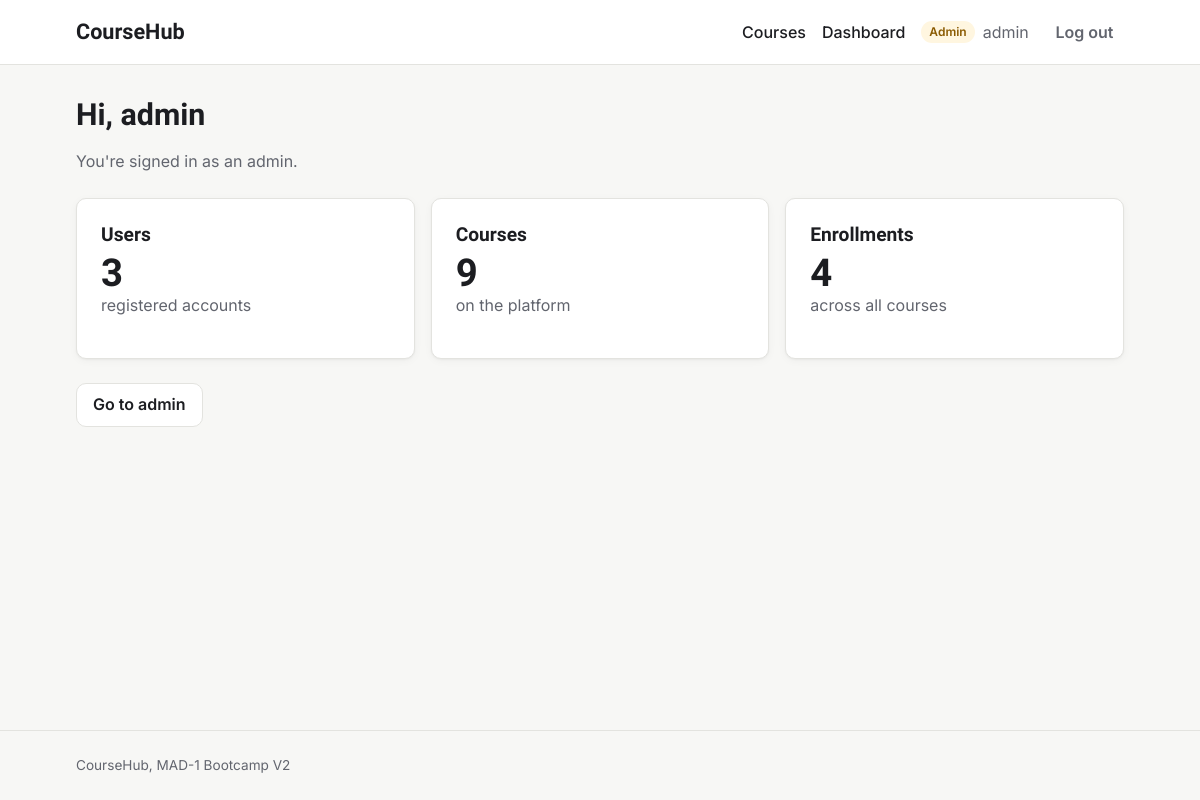
The page /dashboard (signed in) on the database its author committed.
### models.py (models this page shows, shortened)
class User(db.Model):
    id = db.Column(db.Integer, primary_key=True)
    username = db.Column(db.String(80), unique=True, nullable=False)
    email = db.Column(db.String(120), unique=True, nullable=False)
    password_hash = db.Column(db.String(256), nullable=False)
    role = db.Column(db.String(20), nullable=False, default="student")
    bio = db.Column(db.Text)
    avatar = db.Column(db.String(200))
    created_at = db.Column(db.DateTime, default=utc_now)
    is_active = db.Column(db.Boolean, default=True)
    taught_courses = db.relationship("Course", backref="instructor", lazy=True)
    enrollments = db.relationship(
        "Enrollment", backref="student", cascade="all, delete-orphan"
    )
    completions = db.relationship(
        "LessonCompletion", backref="student", cascade="all, delete-orphan"
    )
    @property
    def is_student(self):
        return self.role == "student"
    @property
    def is_instructor(self):
        return self.role == "instructor"
    @property
    def is_admin(self):
        return self.role == "admin"

### routes/auth.py (the view)
@bp.route("/dashboard")
@login_required
def dashboard():
    user = g.user
    if user.is_student:
        return redirect(url_for("student.dashboard"))
    if user.is_instructor:
        return redirect(url_for("instructor.dashboard"))
    stats = {}
    if user.is_student:
        stats["enrolled"] = len(user.enrollments)
        stats["completed"] = sum(1 for e in user.enrollments if e.completed_at)
    elif user.is_instructor:
        stats["courses"] = len(user.taught_courses)
        stats["published"] = sum(1 for c in user.taught_courses if c.is_published)
        stats["students"] = sum(len(c.enrollments) for c in user.taught_courses)
    elif user.is_admin:
        stats["users"] = db.session.scalar(db.select(db.func.count(User.id)))
        stats["courses"] = db.session.scalar(db.select(db.func.count(Course.id)))
        stats["enrollments"] = db.session.scalar(
            db.select(db.func.count(Enrollment.id))
        )
    return render_template("dashboard.html", stats=stats)

### helpers.py (called while the page is built)
def login_required(view):
    @wraps(view)
    def wrapped(*args, **kwargs):
        if g.user is None:
            flash("Please log in to continue.", "warning")
            return redirect(url_for("auth.login", next=request.full_path))
        return view(*args, **kwargs)
    return wrapped

### templates/dashboard.html (shortened to what this page needs)
{% extends "base.html" %}
{% block content %}
<div class="page-header">
  <h1>Hi, {{ current_user.username }}</h1>
  <p class="muted">You're signed in as {{ 'an' if current_user.is_instructor or current_user.is_admin else 'a' }} {{ current_user.role }}.</p>
</div>
{% if current_user.is_student %}
  <div class="card-grid">
    <article class="card">
      <h2>My Courses</h2>
      <p class="stat">{{ stats.enrolled }}</p>
      <p class="muted">courses enrolled, {{ stats.completed }} completed</p>
      <a class="btn btn-secondary" href="{{ url_for('student.dashboard') }}">Go to my learning</a>
    </article>
    <article class="card card-placeholder">
      <h2>Browse Courses</h2>
      <p class="muted">The course catalog arrives on Day 3.</p>
    </article>
  </div>
{% elif current_user.is_admin %}
  <div class="card-grid">
    <article class="card">
      <h2>Users</h2>
      <p class="stat">{{ stats.users }}</p>
      <p class="muted">registered accounts</p>
    </article>
    <article class="card">
      <h2>Courses</h2>
      <p class="stat">{{ stats.courses }}</p>
      <p class="muted">on the platform</p>
    </article>
    <article class="card">
      <h2>Enrollments</h2>
      <p class="stat">{{ stats.enrollments }}</p>
      <p class="muted">across all courses</p>
    </article>
  </div>
  <p><a class="btn btn-secondary" href="{{ url_for('admin.area') }}">Go to admin</a></p>
{% endif %}
{% endblock %}

### templates/base.html (shortened to what this page needs)
<!DOCTYPE html>
<html lang="en">
<head>
  <link rel="stylesheet" href="{{ url_for('static', filename='style.css') }}">
</head>
<body>
  <header class="navbar">
    <div class="container navbar-inner">
      <a class="brand" href="{{ url_for('courses.home') }}">CourseHub</a>
      <nav aria-label="Main">
        <ul class="nav-links">
          <li><a href="{{ url_for('courses.course_list') }}">Courses</a></li>
          {% if current_user %}
            <li><a href="{{ url_for('auth.dashboard') }}">Dashboard</a></li>
            <li class="nav-user">
              <span class="badge badge-{{ current_user.role }}">{{ current_user.role|capitalize }}</span>
              {{ current_user.username }}
            </li>
            <li>
              <form action="{{ url_for('auth.logout') }}" method="post" class="inline-form">
                <button type="submit" class="btn btn-ghost">Log out</button>
              </form>
            </li>
          {% else %}
            <li><a href="{{ url_for('auth.login') }}">Log in</a></li>
            <li><a class="btn btn-primary" href="{{ url_for('auth.register') }}">Sign up</a></li>
          {% endif %}
        </ul>
      </nav>
    </div>
  </header>
  <main id="main" class="container">
    {% block content %}{% endblock %}
  </main>
  <footer class="footer">
    <div class="container">CourseHub, MAD-1 Bootcamp V2</div>
  </footer>
</body>
</html>

### static/style.css (style rules this page uses)
:root { --font-display: "Bricolage Grotesque", ui-sans-serif, system-ui, sans-serif; --font-body: "Inter", ui-sans-serif, system-ui, -apple-system, "Segoe UI", Roboto, sans-serif; --color-bg: #f7f7f5; --color-surface: #ffffff; --color-text: #1c1d21; --color-muted: #62656e; --color-border: #e3e3df; --color-primary: #3346d3; --color-primary-hover: #2636b0; --color-focus: #8a96ff; --color-success-bg: #e8f5ec; --color-success-text: #1d6b3a; --color-error-bg: #fdecec; --color-error-text: #a12626; --color-warning-bg: #fff6e0; --color-warning-text: #8a5a00; --color-info-bg: #eaf0fd; --color-info-text: #244a9e; --radius: 10px; --space-1: 0.25rem; --space-2: 0.5rem; --space-3: 0.75rem; --space-4: 1rem; --space-6: 1.5rem; --space-8: 2rem; --space-12: 3rem; --shadow: 0 1px 2px rgba(0, 0, 0, 0.04), 0 2px 8px rgba(0, 0, 0, 0.04); }
*, *::before, *::after { box-sizing: border-box; }
body { margin: 0; min-height: 100vh; display: flex; flex-direction: column; font-family: var(--font-body); font-size: 1rem; line-height: 1.55; color: var(--color-text); background: var(--color-bg); }
h1, h2, h3 { font-family: var(--font-display); line-height: 1.2; margin: 0 0 var(--space-2); }
h1 { font-size: 1.9rem; }
h2 { font-size: 1.2rem; }
a { color: var(--color-primary); }
.container { width: 100%; max-width: 1080px; margin: 0 auto; padding: 0 var(--space-4); }
main.container { flex: 1; padding-top: var(--space-8); padding-bottom: var(--space-12); }
.muted { color: var(--color-muted); }
.navbar { background: var(--color-surface); border-bottom: 1px solid var(--color-border); }
.navbar-inner { display: flex; flex-wrap: wrap; align-items: center; justify-content: space-between; gap: var(--space-3); min-height: 64px; }
.brand { font-family: var(--font-display); font-weight: 700; font-size: 1.35rem; color: var(--color-text); text-decoration: none; }
.nav-links { display: flex; flex-wrap: wrap; align-items: center; gap: var(--space-4); margin: 0; padding: 0; list-style: none; }
.nav-links a:not(.btn) { color: var(--color-text); text-decoration: none; font-weight: 500; }
.nav-user { display: flex; align-items: center; gap: var(--space-2); color: var(--color-muted); }
.inline-form { margin: 0; }
.btn { display: inline-block; padding: 0.55rem 1rem; border: 1px solid transparent; border-radius: var(--radius); font: inherit; font-weight: 600; text-decoration: none; cursor: pointer; transition: background-color 0.15s ease, border-color 0.15s ease; }
.btn-secondary { background: var(--color-surface); border-color: var(--color-border); color: var(--color-text); }
.btn-ghost { background: transparent; color: var(--color-muted); padding: 0.4rem 0.6rem; }
.badge { display: inline-block; padding: 0.1rem 0.5rem; border-radius: 999px; font-size: 0.75rem; font-weight: 600; }
.badge-admin { background: var(--color-warning-bg); color: var(--color-warning-text); }
.page-header { margin-bottom: var(--space-6); }
.card-grid { display: grid; grid-template-columns: repeat(auto-fit, minmax(240px, 1fr)); gap: var(--space-4); margin-bottom: var(--space-6); }
.card { padding: var(--space-6); background: var(--color-surface); border: 1px solid var(--color-border); border-radius: var(--radius); box-shadow: var(--shadow); }
.card .muted { margin-top: 0; }
.stat { margin: var(--space-2) 0 0; font-family: var(--font-display); font-size: 2.4rem; font-weight: 700; line-height: 1; }
.footer { padding: var(--space-6) 0; border-top: 1px solid var(--color-border); color: var(--color-muted); font-size: 0.85rem; }

### rows shown on the page
User: role "Admin", username "admin", role "an", role "admin"

### other values the page prints
{{ stats.users }} "3"
{{ stats.courses }} "9"
{{ stats.enrollments }} "4"
